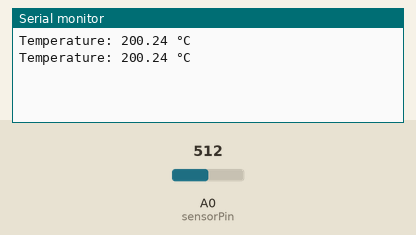
This sketch was run on a simulated Arduino Uno, built with avr-gcc and run on an emulated ATmega328P. Parts: the last lines printed to the serial monitor. The inputs (shaded band) are chosen by the test bench; at power-on: A0 (sensorPin) = 512.

Above: at 1.8 s.
1.9 s: A0 (sensorPin) set to 716
At 2.8 s:
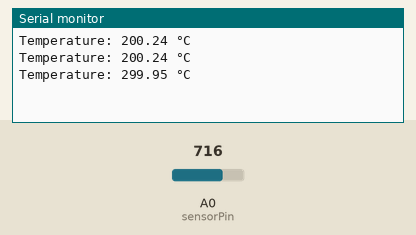
3.4 s: A0 (sensorPin) set to 900
At 4.3 s:
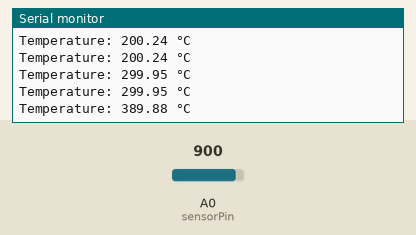
Timing chart, 0 to 6.4 s (numbered marks = the images above; inputs shaded):
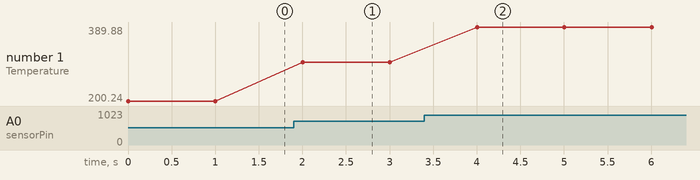

The sketch:

temperature_sensor.ino
```cpp
int sensorPin = A0;

void setup() {
  Serial.begin(9600);
}

void loop() {
  int reading = analogRead(sensorPin);

  float voltage = reading * (5.0 / 1023.0);

  float temperatureC = (voltage - 0.5) * 100;

  Serial.print("Temperature: ");
  Serial.print(temperatureC);
  Serial.println(" °C");

  delay(1000);
}
```

Measured:
- after the input at 1.9 s, the serial monitor: prints a new line after 0.10 s (image 1)
- after the input at 3.4 s, the serial monitor: prints a new line after 0.60 s (image 2)
- plotted number 1: 200.24 → 299.95 after the input at 1.9 s, 299.95 → 389.88 after the input at 3.4 s
